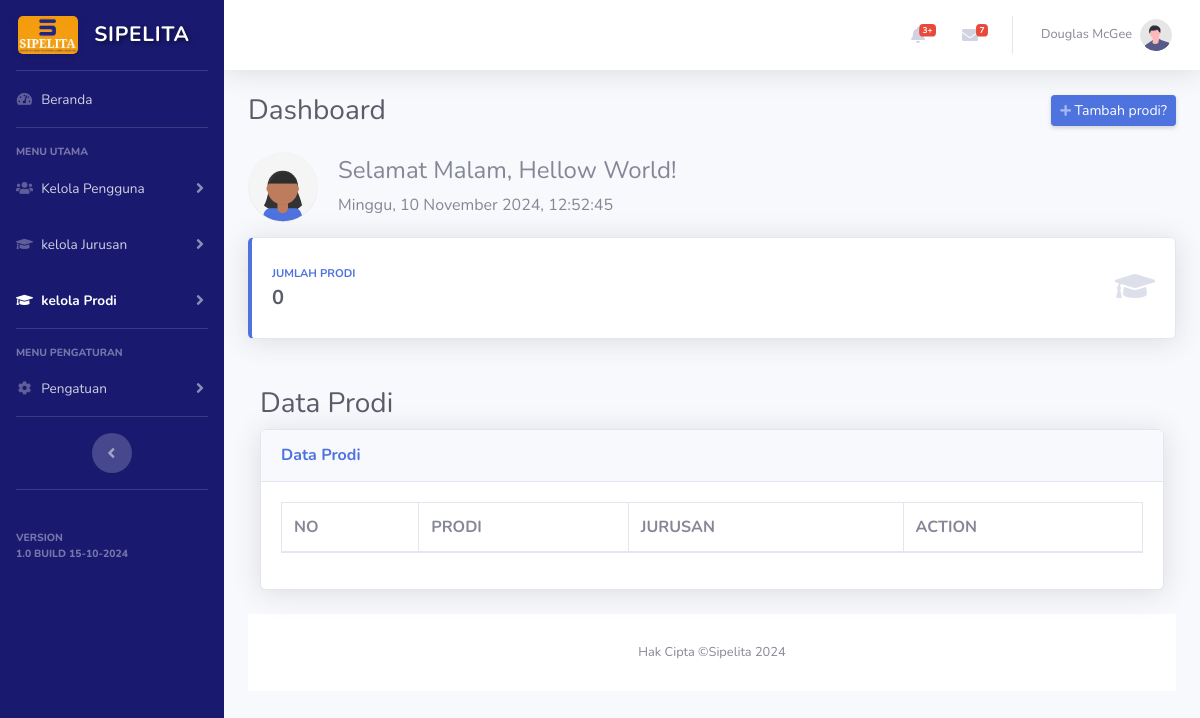
Before: /admin/prodi.php with the older database file.
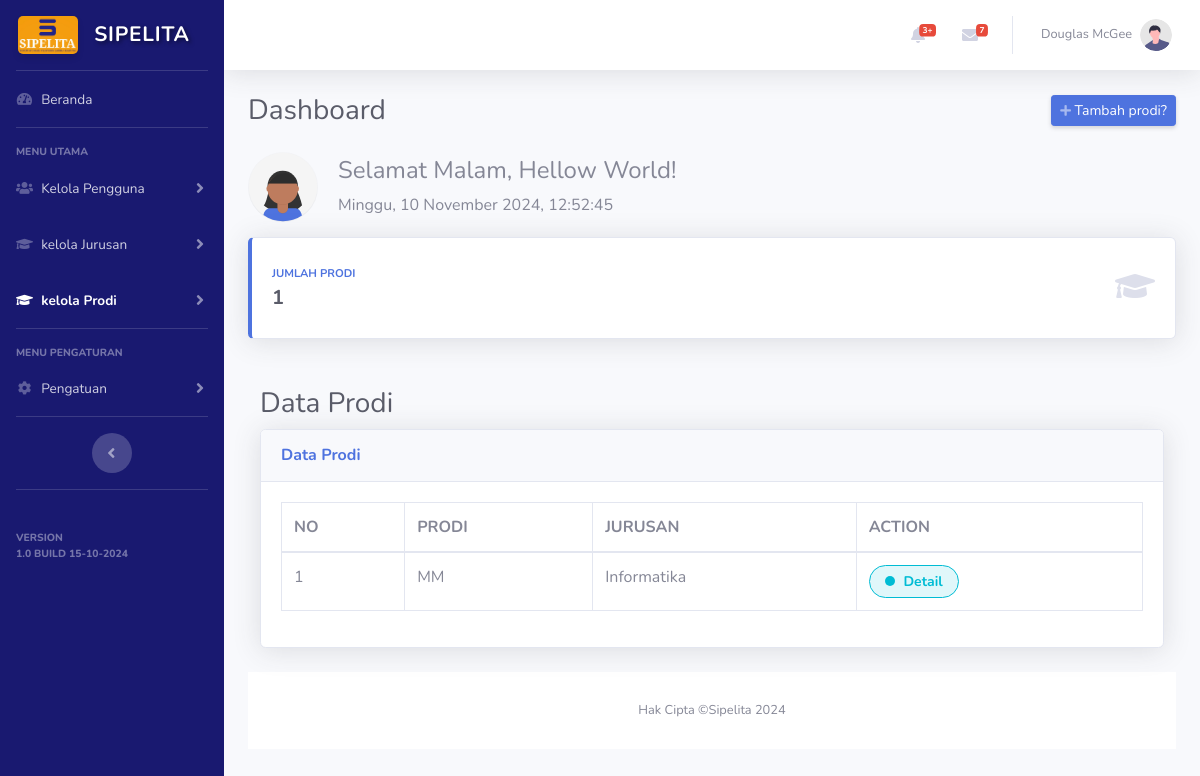
After: the same page with the newer database file.
### tables this page shows
CREATE TABLE `prodi` (
  `id_prodi` int(11) NOT NULL,
  `id_jurusan` int(11) NOT NULL,
  `prodi` varchar(100) NOT NULL
);

CREATE TABLE `jurusan` (
  `id_jurusan` int(11) NOT NULL,
  `jurusan` varchar(100) NOT NULL
);

### admin/function.php (called while the page is built, shortened)
<?php
include '../koneksi.php';
function get_jumlah_prodi(){
    global $koneksi;
    $sql = mysqli_query($koneksi, "SELECT COUNT(*) AS total FROM prodi");
    $data = mysqli_fetch_assoc($sql);
    return $data['total'];
}
function getall_prodi(){
    global $koneksi;
    $sql = mysqli_query($koneksi, "
        SELECT prodi.*, jurusan.jurusan
        FROM prodi
        JOIN jurusan ON prodi.id_jurusan = jurusan.id_jurusan
        ORDER BY prodi.id_prodi DESC
    ");
    $prodi = [];
    while ($row = mysqli_fetch_assoc($sql)) {
        $prodi[] = $row;
    }
    return $prodi;
}
?>

### admin/prodi.php (the view, shortened to what the changed rows need)
<?php include '../koneksi.php';
include 'function.php';
$jumlah_prodi = get_jumlah_prodi();
$prodi = getall_prodi();
?>
<!DOCTYPE html>
<html lang="en">
<head>
    <link href="../vendor/fontawesome-free/css/all.min.css" rel="stylesheet" type="text/css">
    <link href="../css/sb-admin-2.minn.css" rel="stylesheet">
    <link href="../css/admin/index-admin.css" rel="stylesheet">
    <link href="../vendor/datatables/dataTables.bootstrap4.min.css" rel="stylesheet">
</head>
<body id="page-top">
    <div id="wrapper">
        <div id="content-wrapper" class="d-flex flex-column">
            <div id="content">
                <div class="container-fluid">
                    <div class="d-sm-flex align-items-center justify-content-between mb-4">
                        <h1 class="h3 mb-0 text-gray-800">Dashboard</h1>
                    </div>
                    <div class="row">
                        <div class="col-xl-12 col-md-6 mb-4">
                            <div class="card border-left-primary shadow h-100 py-2">
                                <div class="card-body">
                                    <div class="row no-gutters align-items-center">
                                        <div class="col mr-2">
                                            <div class="text-xs font-weight-bold text-primary text-uppercase mb-1">
                                                JUMLAH PRODI</div>
                                            <div class="h5 mb-0 font-weight-bold text-gray-800">
                                                <?= $jumlah_prodi ?>
                                            </div>
                                        </div>
                                    </div>
                                </div>
                            </div>
                        </div>
                        <div class="container-fluid">
                            <h1 class="h3 mt-4 mb-2 text-gray-800">Data Prodi</h1>
                            <div class="card shadow mb-4">
                                <div class="card-body">
                                    <div class="table-responsive">
                                        <table class="table table-bordered" id="dataTable" width="100%" cellspacing="0">
                                            <thead>
                                                <tr>
                                                    <th>NO</th>
                                                    <th>PRODI</th>
                                                    <th>JURUSAN</th>
                                                    <th>ACTION</th>
                                                </tr>
                                            </thead>
                                            <tbody>
                                                <?php $i = 0;
                                                $i++;
                                                foreach ($prodi as $data) { ?>
                                                    <tr>
                                                        <td><?= $i++ ?></td>
                                                        <td><?= $data['prodi'] ?></td>
                                                        <td><?= $data['jurusan'] ?></td>
                                                        <td>
                                                            <span class="status-button detail">
                                                                <span class="dot"></span>
                                                                Detail
                                                            </span>
                                                        </td>
                                                    </tr>
                                                <?php } ?>
                                            </tbody>
                                        </table>
                                    </div>
                                </div>
                            </div>
                        </div>
                    </div>
                </div>
            </div>
</body>
</html>

Changed rows visible on the page:
added prodi: prodi "MM", id_jurusan.jurusan "Informatika"
Other visible differences:
$jumlah_prodi: "0" → "1"
